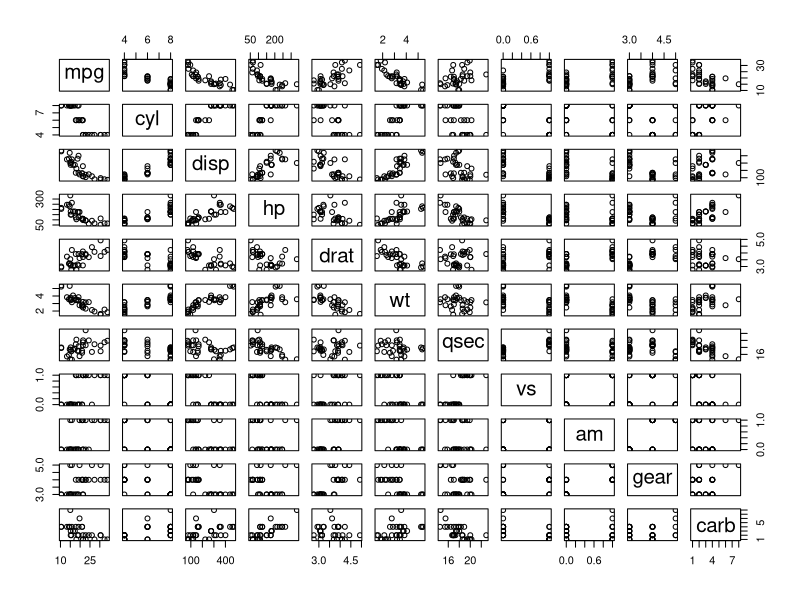
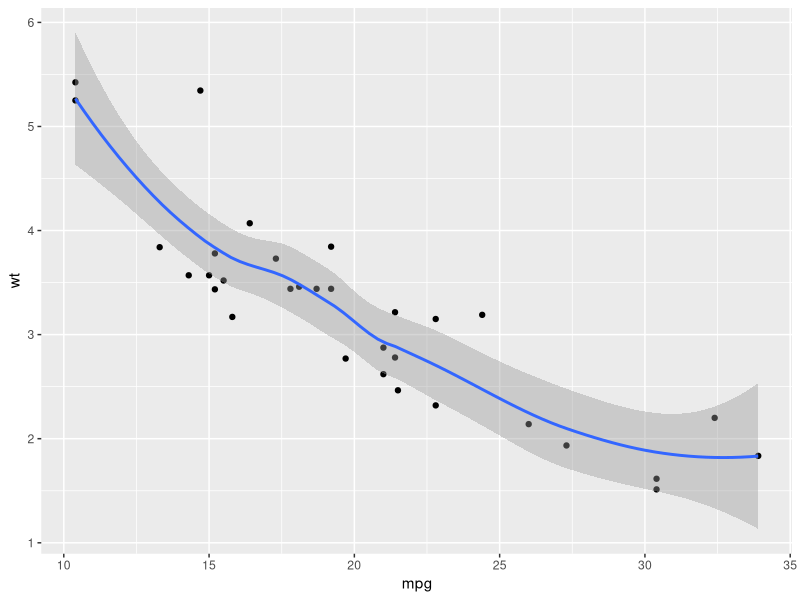
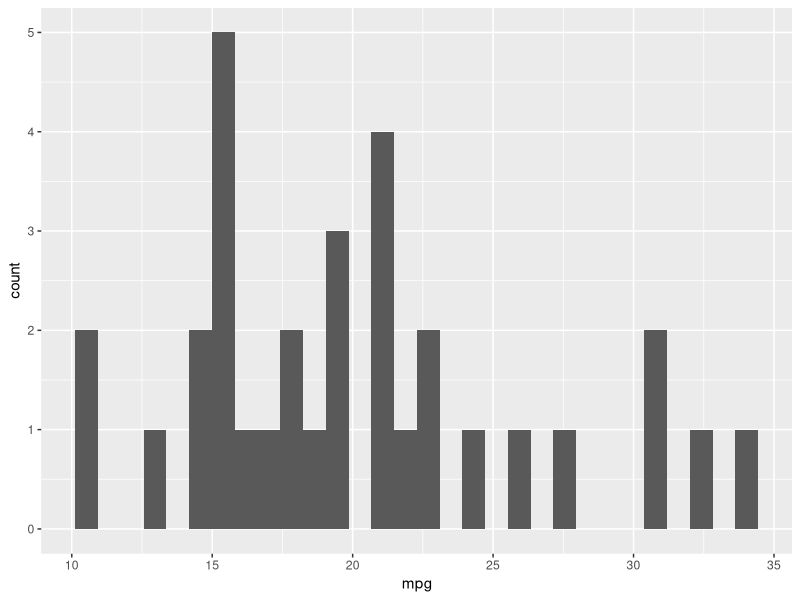
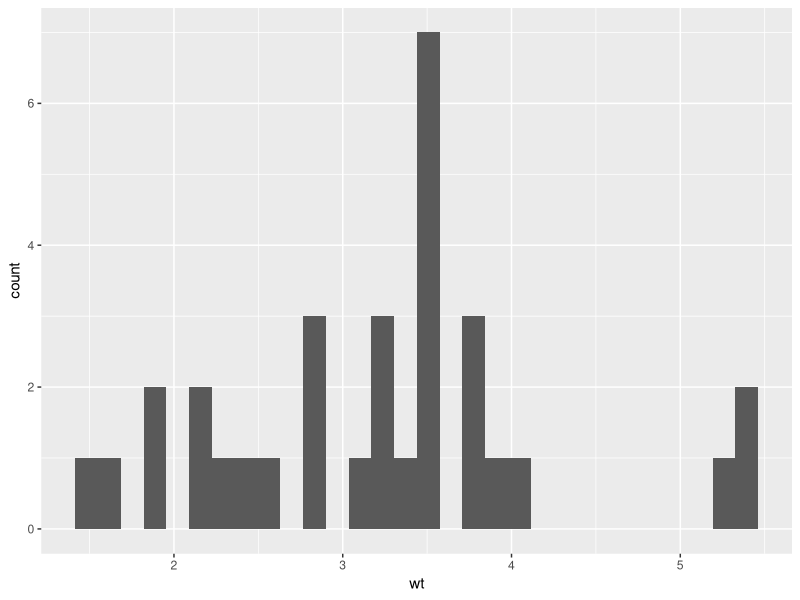
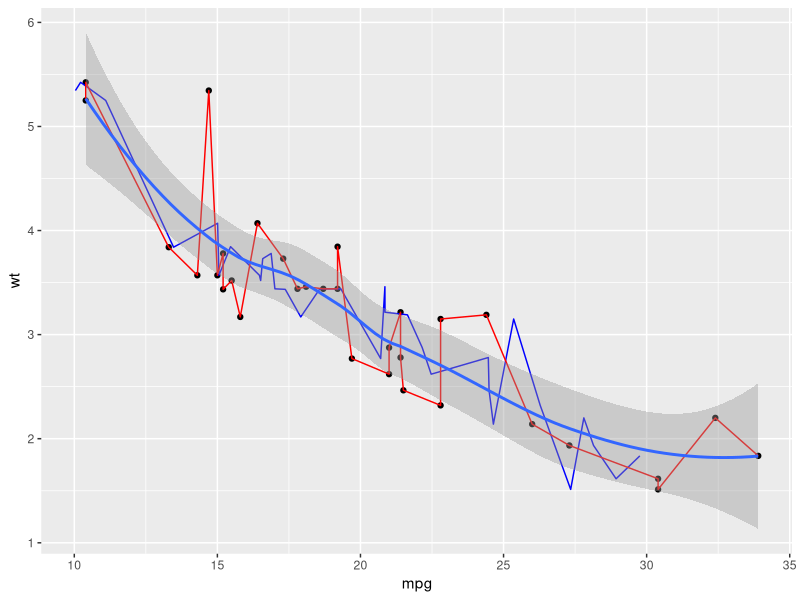
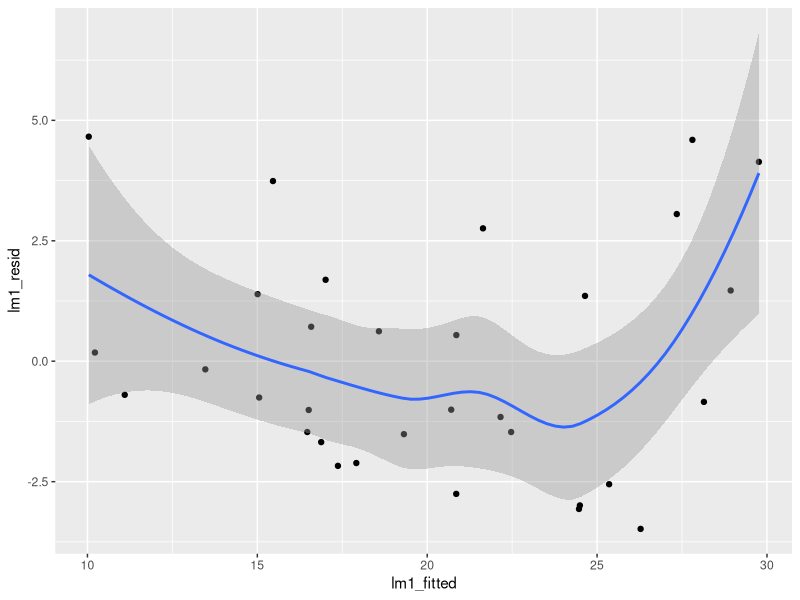
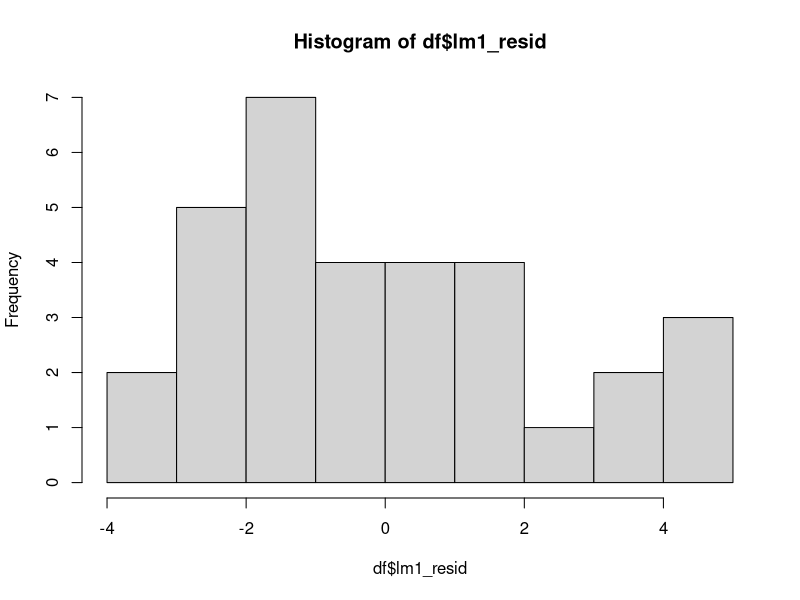

Write the R code that produced these figures, in order.
# Vladimir Kirilkin PI18-2
library(ggplot2)
library(dplyr)
library(psych)

df <- mtcars

#task 1
fit <- lm(mpg ~ ., df)
f1 <- step(fit, direction = "backward")
summary(step(fit, direction = "backward"))

#task 2
pairs(df)
ggplot(df, aes(mpg, wt)) +
  geom_point() +
  geom_smooth()
ggplot(df, aes(mpg)) + geom_histogram()
ggplot(df, aes(wt)) + geom_histogram()
f2 <- lm(mpg ~ wt + am + qsec, df)
summary(lm(mpg ~ wt + am + qsec, df))

anova(f1, f2)

df$lm1_fitted <- f1$fitted
df$lm1_resid <- f1$residuals
ggplot(df, aes(mpg, wt)) +
  geom_point() +
  geom_line(aes(x = lm1_fitted, y = wt), col = "blue") +
  geom_line(aes(x = mpg, y = wt), col = "red") +
  geom_smooth()

#task 3
ggplot(df, aes(lm1_fitted, lm1_resid)) +
  geom_point() +
  geom_smooth()

hist(df$lm1_resid)
